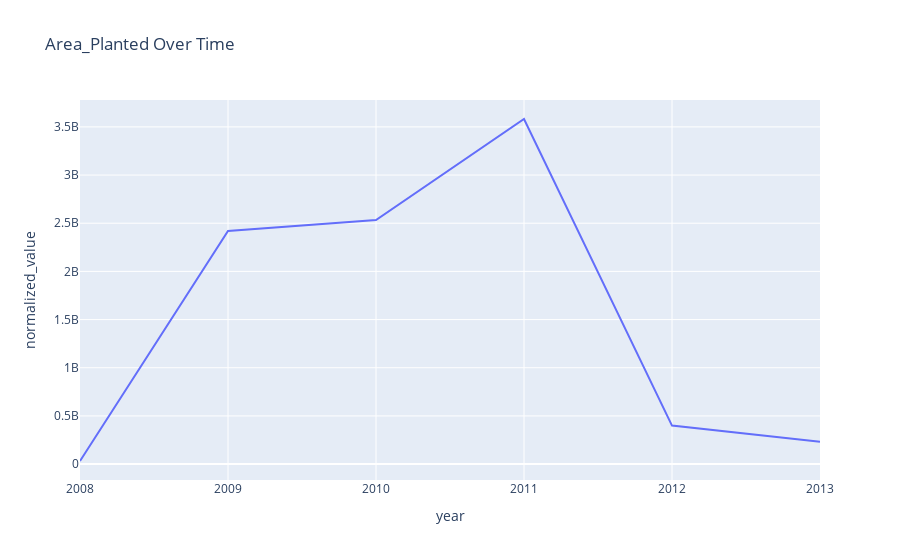
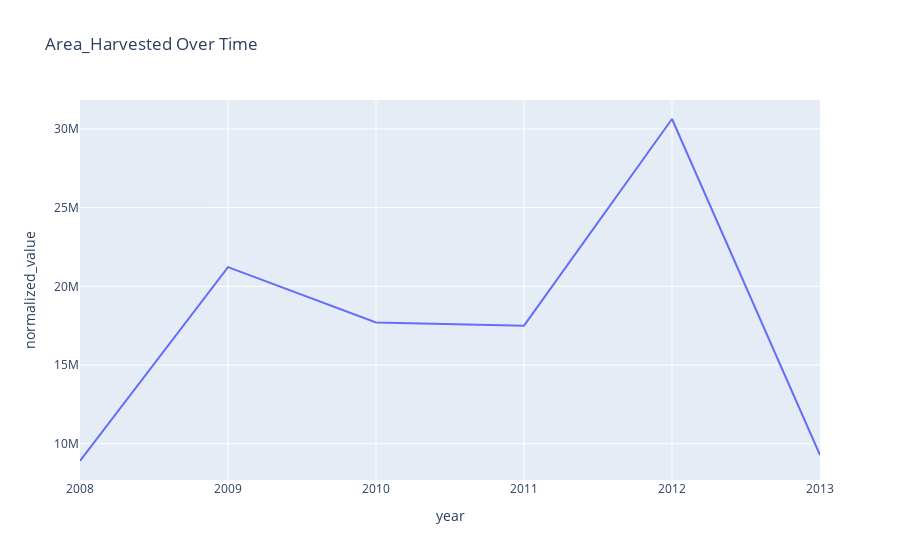
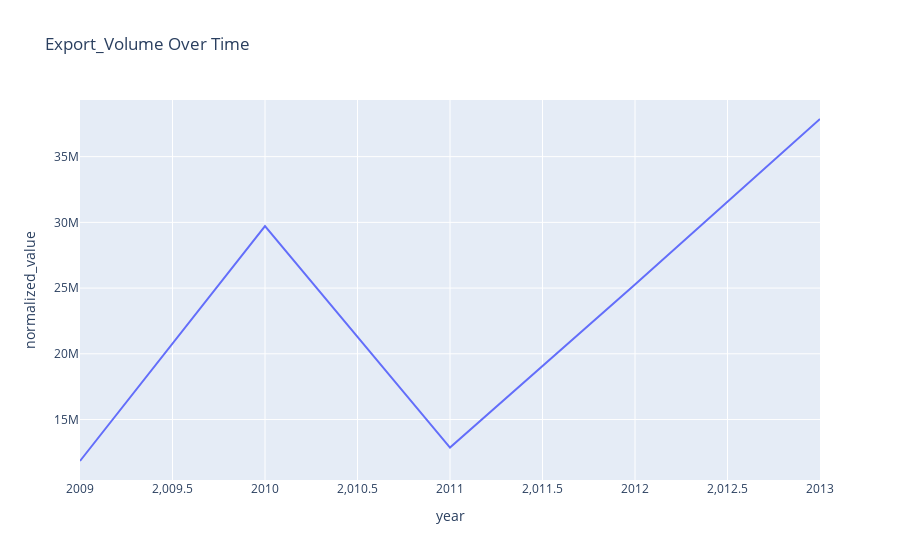
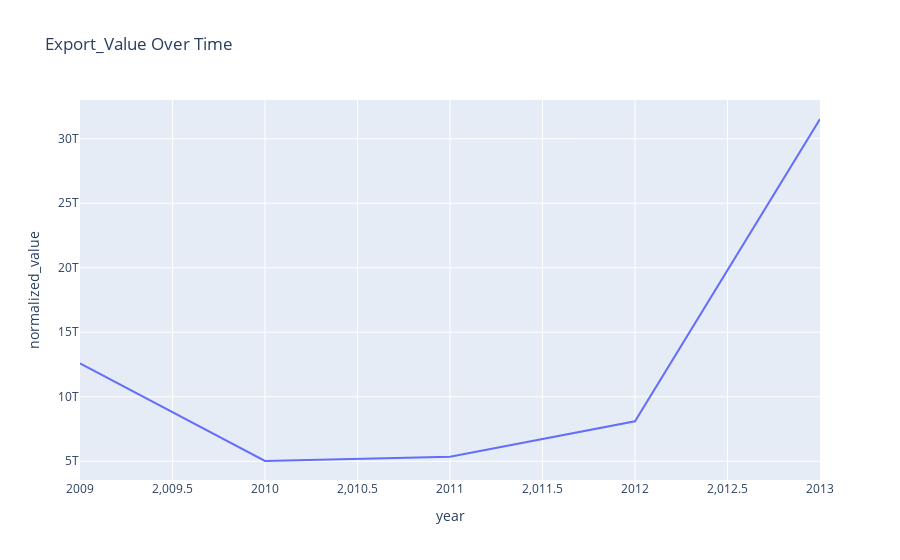

The notebook cell saved with these charts, in order:
### Code cell
import plotly.express as px

# Create attribute-specific dataframes
for attr in df['attribute'].unique():
    attr_data = df[df['attribute'] == attr].copy()
    
    fig = px.line(attr_data.groupby('year')['normalized_value'].sum().reset_index(),
                  x='year', y='normalized_value',
                  title=f'{attr} Over Time')
    fig.show()

### Figure 1 — Plotly figure (JSON) as saved in the notebook; plotly's stock layout.template omitted (floating-point values rounded to 4 significant figures)
{"data": [{"hovertemplate": "year=%{x}<br>normalized_value=%{y}<extra></extra>", "legendgroup": "", "line": {"color": "#636efa", "dash": "solid"}, "marker": {"symbol": "circle"}, "mode": "lines", "name": "", "orientation": "v", "showlegend": false, "type": "scatter", "x": [2008, 2009, 2010, 2011, 2012, 2013], "xaxis": "x", "y": [32030000.0, 2420000000.0, 2533000000.0, 3582000000.0, 399600000.0, 230500000.0], "yaxis": "y"}], "layout": {"legend": {"tracegroupgap": 0}, "title": {"text": "Area_Planted Over Time"}, "xaxis": {"anchor": "y", "domain": [0, 1], "title": {"text": "year"}}, "yaxis": {"anchor": "x", "domain": [0, 1], "title": {"text": "normalized_value"}}}}

### Figure 2 — Plotly figure (JSON) as saved in the notebook; plotly's stock layout.template omitted (floating-point values rounded to 4 significant figures)
{"data": [{"hovertemplate": "year=%{x}<br>normalized_value=%{y}<extra></extra>", "legendgroup": "", "line": {"color": "#636efa", "dash": "solid"}, "marker": {"symbol": "circle"}, "mode": "lines", "name": "", "orientation": "v", "showlegend": false, "type": "scatter", "x": [2008, 2009, 2010, 2011, 2012, 2013], "xaxis": "x", "y": [8908000.0, 21220000.0, 17710000.0, 17500000.0, 30630000.0, 9284000.0], "yaxis": "y"}], "layout": {"legend": {"tracegroupgap": 0}, "title": {"text": "Area_Harvested Over Time"}, "xaxis": {"anchor": "y", "domain": [0, 1], "title": {"text": "year"}}, "yaxis": {"anchor": "x", "domain": [0, 1], "title": {"text": "normalized_value"}}}}

### Figure 3 — Plotly figure (JSON) as saved in the notebook; plotly's stock layout.template omitted (floating-point values rounded to 4 significant figures)
{"data": [{"hovertemplate": "year=%{x}<br>normalized_value=%{y}<extra></extra>", "legendgroup": "", "line": {"color": "#636efa", "dash": "solid"}, "marker": {"symbol": "circle"}, "mode": "lines", "name": "", "orientation": "v", "showlegend": false, "type": "scatter", "x": [2009, 2010, 2011, 2012, 2013], "xaxis": "x", "y": [11840000.0, 29720000.0, 12870000.0, 25280000.0, 37860000.0], "yaxis": "y"}], "layout": {"legend": {"tracegroupgap": 0}, "title": {"text": "Export_Volume Over Time"}, "xaxis": {"anchor": "y", "domain": [0, 1], "title": {"text": "year"}}, "yaxis": {"anchor": "x", "domain": [0, 1], "title": {"text": "normalized_value"}}}}

### Figure 4 — Plotly figure (JSON) as saved in the notebook; plotly's stock layout.template omitted (floating-point values rounded to 4 significant figures)
{"data": [{"hovertemplate": "year=%{x}<br>normalized_value=%{y}<extra></extra>", "legendgroup": "", "line": {"color": "#636efa", "dash": "solid"}, "marker": {"symbol": "circle"}, "mode": "lines", "name": "", "orientation": "v", "showlegend": false, "type": "scatter", "x": [2009, 2010, 2011, 2012, 2013], "xaxis": "x", "y": [12590000000000.0, 5023000000000.0, 5354000000000.0, 8103000000000.0, 31520000000000.0], "yaxis": "y"}], "layout": {"legend": {"tracegroupgap": 0}, "title": {"text": "Export_Value Over Time"}, "xaxis": {"anchor": "y", "domain": [0, 1], "title": {"text": "year"}}, "yaxis": {"anchor": "x", "domain": [0, 1], "title": {"text": "normalized_value"}}}}
